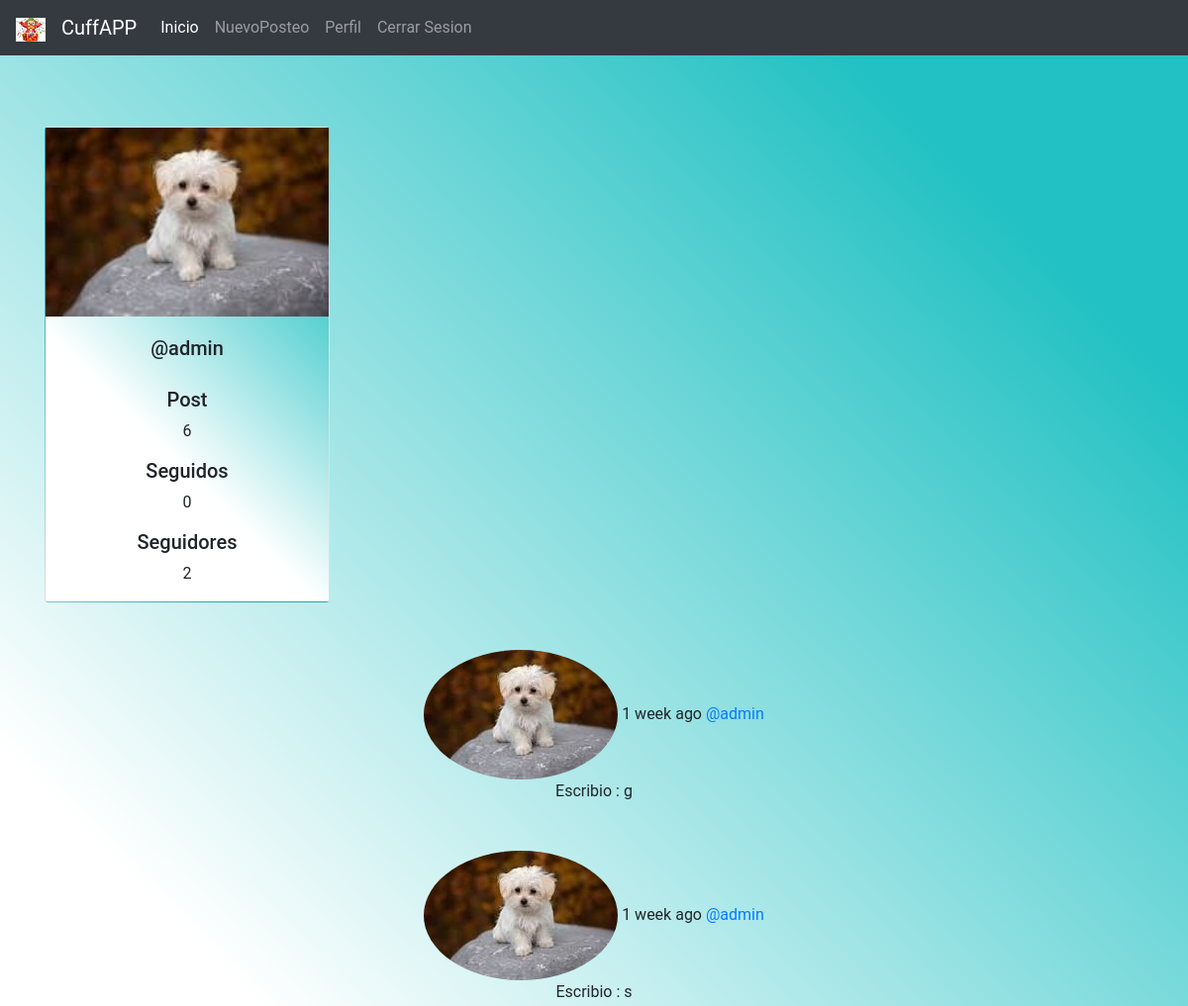
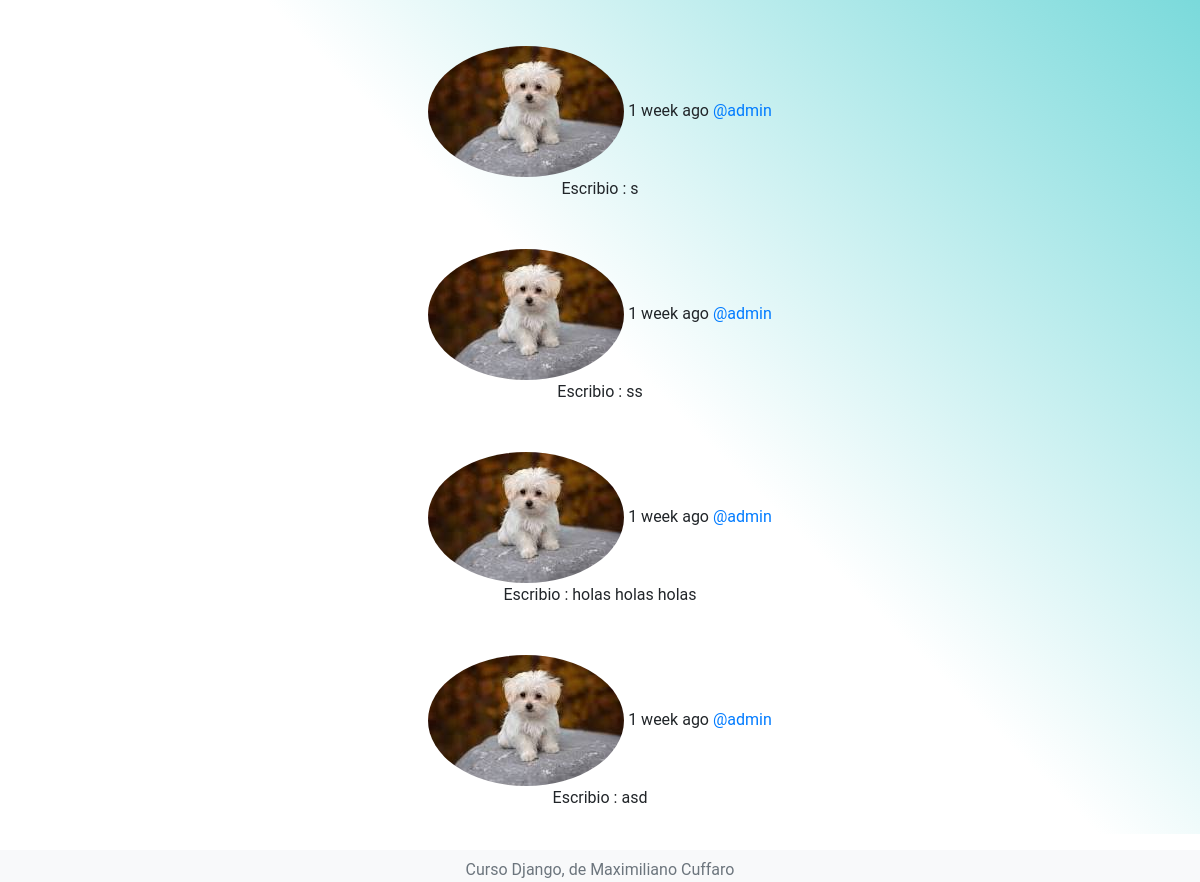
/profile/ (signed in), run on the app's committed database (2 pictures, top to bottom).
### base/models.py (models this page shows, shortened)
class Profile(models.Model):
    user = models.OneToOneField(User, on_delete=models.CASCADE)
    image = models.ImageField(default='mono.jpg')
    def following(self):
        user_ids = Relationship.objects.filter(from_user=self.user)\
                                    .values_list('to_user_id', flat=True)
        return User.objects.filter(id__in=user_ids)
    def followers(self):
        user_ids = Relationship.objects.filter(to_user=self.user)\
                                    .values_list('from_user_id', flat=True)
        return User.objects.filter(id__in=user_ids)

class Post(models.Model):
    title = models.CharField (max_length=199)
    text = models.TextField()
    timestamp = models.DateTimeField(default=timezone.now)
    created = models.DateTimeField(auto_now_add = True)
    updated = models.DateTimeField(auto_now = True)
    user = models.ForeignKey(User, on_delete=models.CASCADE, related_name='posts')

### base/views.py (the view)
# urls.py: path('profile/', views.profile, name='profile'),
def profile(request, username=None):
    current_user = request.user
    if username and username != current_user.username:
        user = User.objects.get(username=username)
        posts = user.posts.all()
    else:
        posts = current_user.posts.all()
        user = current_user
    return render(request, 'profile.html', {'user':user, 'posts':posts})

### templates/profile.html (shortened to what this page needs)
{% extends "layouts/feed.html" %}
{% block content %}
<div class="card bg_animate"  style="width:18rem;">
    <img class="card-imag-top" src="{{ user.profile.image.url }}" alt="Card image cap">
    <div class="card-body text-center">
        <h5 class=""card-title>@{{ user.username }}</h5>
    </div>
    <div class="Follow text-center">
        <div>
            <h5> Post </h5>
            <p>{{ request.user.posts.count }}</p>
        </div>
        <div>
            <h5> Seguidos </h5>
            <p> {{ request.user.profile.following.count }} </p>
        </div>
        <div>
            <h5>Seguidores</h5>
            <p>{{ request.user.profile.followers.count }}</p>
        </div>
    </div>
</div>
{{ block.super }}
{% endblock %}

### templates/layouts/feed.html (shortened to what this page needs)
{% extends "layouts/main.html" %}
{% load humanize %}
{% block content %}
{% for post in posts%}
    <div class="container; text-center pt-5">
        <img class="rounded-circle" src="{{ post.user.profile.image.url }}">
        <time data-time="#"> {{ post.timestamp|naturaltime }}</time>
        <a href="{% url 'profile' post.user.username %}">@{{post.user.username}} </a></h2>
        <div class="post">Escribio :  {{ post.text }}</div>
    </div>
{% endfor %}
{% endblock %}

### data on the page
Post: user.profile.image (picture), timestamp "1 week ago", user.username "admin", text "g"
Post: user.profile.image (picture), timestamp "1 week ago", user.username "admin", text "s"
Post: user.profile.image (picture), timestamp "1 week ago", user.username "admin", text "s"
Post: user.profile.image (picture), timestamp "1 week ago", user.username "admin", text "ss"
Post: user.profile.image (picture), timestamp "1 week ago", user.username "admin", text "holas holas holas"
Post: user.profile.image (picture), timestamp "1 week ago", user.username "admin", text "asd"

### other printed values
{{ user.username }} "admin"
{{ request.user.posts.count }} "6"
{{ request.user.profile.following.count }} "0"
{{ request.user.profile.followers.count }} "2"
